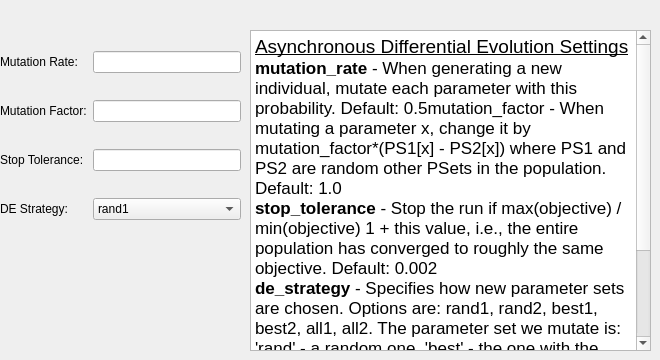
         <widget class="QWidget" name="page_14">
          <widget class="QWidget" name="gridLayoutWidget_16">
           <property name="geometry">
            <rect>
             <x>0</x>
             <y>30</y>
             <width>241</width>
             <height>211</height>
            </rect>
           </property>
           <layout class="QGridLayout" name="ade_layout">
            <item row="2" column="1">
             <widget class="QLineEdit" name="stop_tolerance2">
              <property name="text">
               <string/>
              </property>
             </widget>
            </item>
            <item row="0" column="1">
             <widget class="QLineEdit" name="mutation_rate2">
              <property name="text">
               <string/>
              </property>
             </widget>
            </item>
            <item row="3" column="1">
             <widget class="QComboBox" name="de_strategy2">
              <item>
               <property name="text">
                <string>rand1</string>
               </property>
              </item>
              <item>
               <property name="text">
                <string>rand2</string>
               </property>
              </item>
              <item>
               <property name="text">
                <string>best1</string>
               </property>
              </item>
              <item>
               <property name="text">
                <string>best2</string>
               </property>
              </item>
              <item>
               <property name="text">
                <string>all1</string>
               </property>
              </item>
              <item>
               <property name="text">
                <string>all2</string>
               </property>
              </item>
             </widget>
            </item>
            <item row="2" column="0">
             <widget class="QLabel" name="stlabel_2">
              <property name="text">
               <string>Stop Tolerance:</string>
              </property>
             </widget>
            </item>
            <item row="1" column="0">
             <widget class="QLabel" name="mflabel_2">
              <property name="text">
               <string>Mutation Factor:</string>
              </property>
             </widget>
            </item>
            <item row="0" column="0">
             <widget class="QLabel" name="mrlabel_2">
              <property name="text">
               <string>Mutation Rate:</string>
              </property>
             </widget>
            </item>
            <item row="3" column="0">
             <widget class="QLabel" name="label_51">
              <property name="text">
               <string>DE Strategy:</string>
              </property>
             </widget>
            </item>
            <item row="1" column="1">
             <widget class="QLineEdit" name="mutation_factor2">
              <property name="text">
               <string/>
              </property>
             </widget>
            </item>
           </layout>
          </widget>
          <widget class="QTextEdit" name="textEdit_12">
           <property name="geometry">
            <rect>
             <x>250</x>
             <y>30</y>
             <width>401</width>
             <height>321</height>
            </rect>
           </property>
           <property name="html">
            <string>&lt;!DOCTYPE HTML PUBLIC &quot;-//W3C//DTD HTML 4.0//EN&quot; &quot;http://www.w3.org/TR/REC-html40/strict.dtd&quot;&gt;
&lt;html&gt;&lt;head&gt;&lt;meta name=&quot;qrichtext&quot; content=&quot;1&quot; /&gt;&lt;style type=&quot;text/css&quot;&gt;
p, li { white-space: pre-wrap; }
&lt;/style&gt;&lt;/head&gt;&lt;body style=&quot; font-family:'.SF NS Text'; font-size:13pt; font-weight:400; font-style:normal;&quot;&gt;
&lt;p style=&quot; margin-top:0px; margin-bottom:0px; margin-left:0px; margin-right:0px; -qt-block-indent:0; text-indent:0px;&quot;&gt;&lt;span style=&quot; font-size:14pt; text-decoration: underline;&quot;&gt;Asynchronous Differential Evolution Settings&lt;/span&gt;&lt;/p&gt;
&lt;p style=&quot; margin-top:0px; margin-bottom:0px; margin-left:0px; margin-right:0px; -qt-block-indent:0; text-indent:0px;&quot;&gt;&lt;span style=&quot; font-weight:600;&quot;&gt;mutation_rate &lt;/span&gt;- When generating a new individual, mutate each parameter with this probability. Default: 0.5mutation_factor - When mutating a parameter x, change it by mutation_factor*(PS1[x] - PS2[x]) where PS1 and PS2 are random other PSets in the population.  Default: 1.0&lt;/p&gt;
&lt;p style=&quot; margin-top:0px; margin-bottom:0px; margin-left:0px; margin-right:0px; -qt-block-indent:0; text-indent:0px;&quot;&gt;&lt;span style=&quot; font-weight:600;&quot;&gt;stop_tolerance&lt;/span&gt; - Stop the run if max(objective) / min(objective) 1 + this value, i.e., the entire population has converged to roughly the same objective. Default: 0.002&lt;/p&gt;
&lt;p style=&quot; margin-top:0px; margin-bottom:0px; margin-left:0px; margin-right:0px; -qt-block-indent:0; text-indent:0px;&quot;&gt;&lt;span style=&quot; font-weight:600;&quot;&gt;de_strategy&lt;/span&gt; - Specifies how new parameter sets are chosen. Options are: rand1, rand2, best1, best2, all1, all2. The parameter set we mutate is: 'rand' - a random one, 'best' - the one with the lowest objective value, 'all' - the one we are proposing to replace (so all psets are mutated once per iteration). The amount of mutation is based on: '1' - 1 pair of other parameter sets (p1-p2), '2' - 2 pairs of other parameter sets (p1-p2 + p3-p4).&lt;/p&gt;&lt;/body&gt;&lt;/html&gt;</string>
           </property>
           <property name="textInteractionFlags">
            <set>Qt::TextSelectableByKeyboard|Qt::TextSelectableByMouse</set>
           </property>
          </widget>
         </widget>
